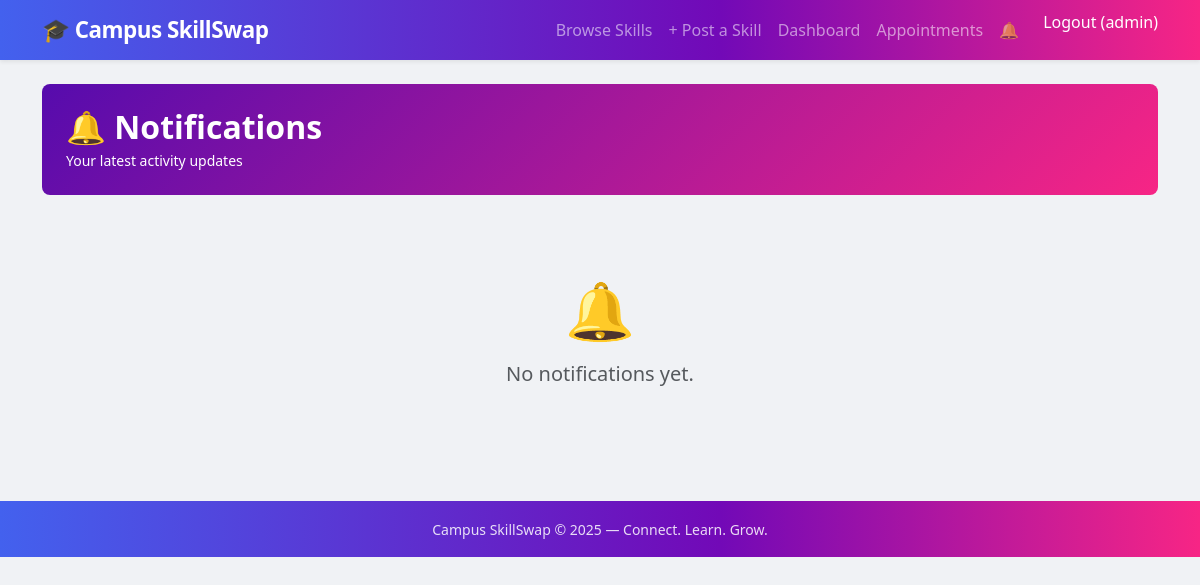
The page /notifications/ (signed in) on the database as committed earlier.
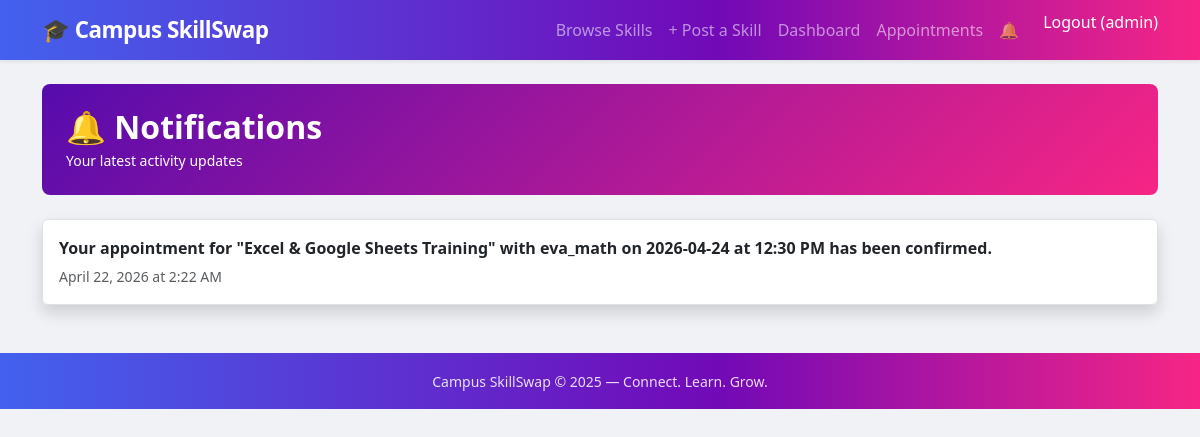
The same page on the database as committed later.
### MainApp/models.py (models this page shows, shortened)
class Notification(models.Model):
    recipient = models.ForeignKey(User, on_delete=models.CASCADE, related_name='notifications')
    message = models.TextField()
    is_read = models.BooleanField(default=False)
    created_at = models.DateTimeField(auto_now_add=True)
    class Meta:
        ordering = ['-created_at']

### MainApp/views.py (the view)
# urls.py: path('notifications/', views.notifications, name='notifications'),
@login_required
def notifications(request):
    user_notifications = Notification.objects.filter(recipient=request.user)
    user_notifications.filter(is_read=False).update(is_read=True)
    return render(request, 'mainapp/notifications.html', {'notifications': user_notifications})

### MainApp/context_processors.py (called while the page is built)
def unread_notifications(request):
    if request.user.is_authenticated:
        count = Notification.objects.filter(recipient=request.user, is_read=False).count()
        return {'unread_notification_count': count}
    return {'unread_notification_count': 0}

### MainApp/templates/mainapp/notifications.html (shortened to what this page needs)
{% extends 'mainapp/base.html' %}
{% block content %}
<div class="rounded-3 p-4 mb-4 text-white" style="background:linear-gradient(135deg,#560bad,#f72585);">
    <h2 class="fw-bold mb-0">&#128276; Notifications</h2>
    <p class="mb-0 text-white-75 small mt-1">Your latest activity updates</p>
</div>
{% if notifications %}
    <div class="list-group shadow">
        {% for notif in notifications %}
            <div class="list-group-item list-group-item-action d-flex justify-content-between align-items-start py-3
                        {% if not notif.is_read %}border-start border-4{% endif %}"
                 {% if not notif.is_read %}style="border-left-color:#4361ee !important; background:#f0f4ff;"{% endif %}>
                <div>
                    <p class="mb-1 fw-semibold">{{ notif.message }}</p>
                    <small class="text-muted">{{ notif.created_at|date:"N j, Y" }} at {{ notif.created_at|time:"g:i A" }}</small>
                </div>
            </div>
        {% endfor %}
    </div>
{% else %}
    <div class="text-center py-5">
        <div style="font-size:3.5rem;">&#128276;</div>
        <p class="fs-5 text-muted mt-2">No notifications yet.</p>
    </div>
{% endif %}
{% endblock %}

Rows that differ between the two databases and show on the page:
added Notification: message "Your appointment for \"Excel & Google Sheets Training\" with eva_math on 2026-04-24 at 12:30 PM has been confirmed.", created_at "April 22, 2026", created_at "2:22 AM"
Other text that changed with them:
text no longer shown: "🔔 No notifications yet."
